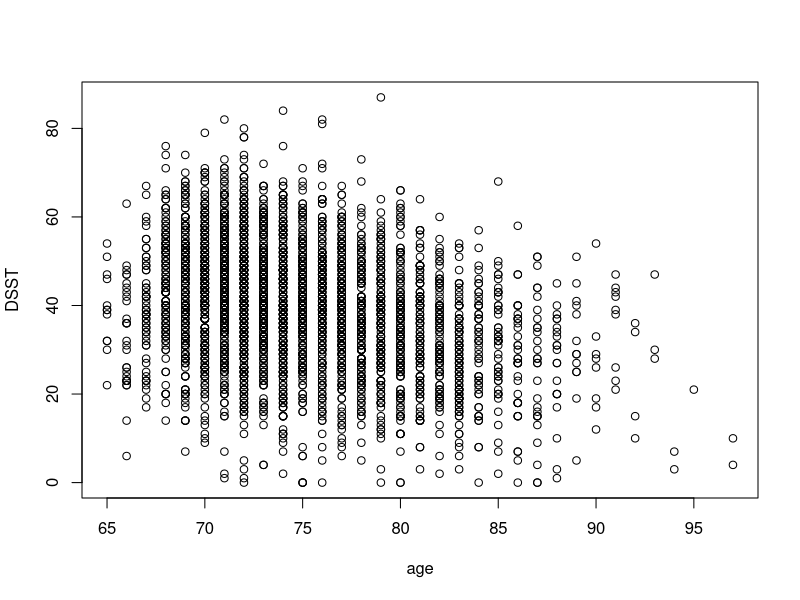
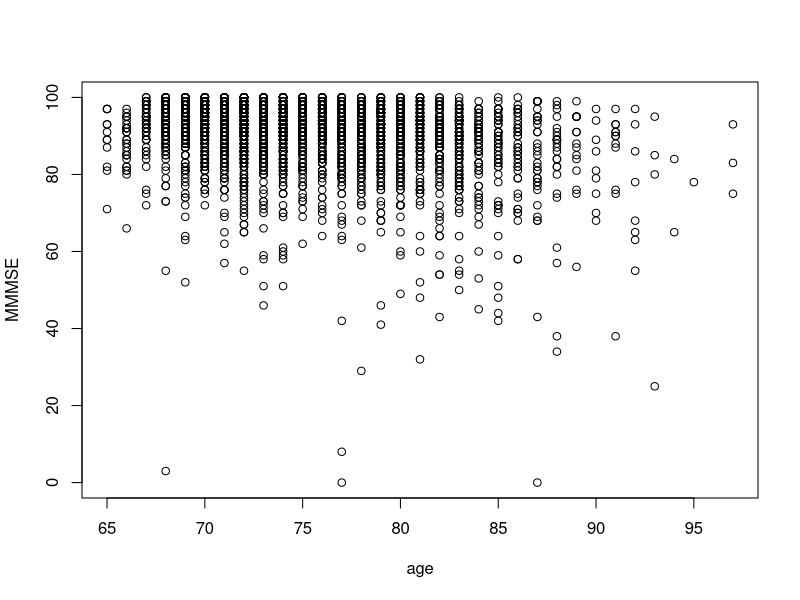
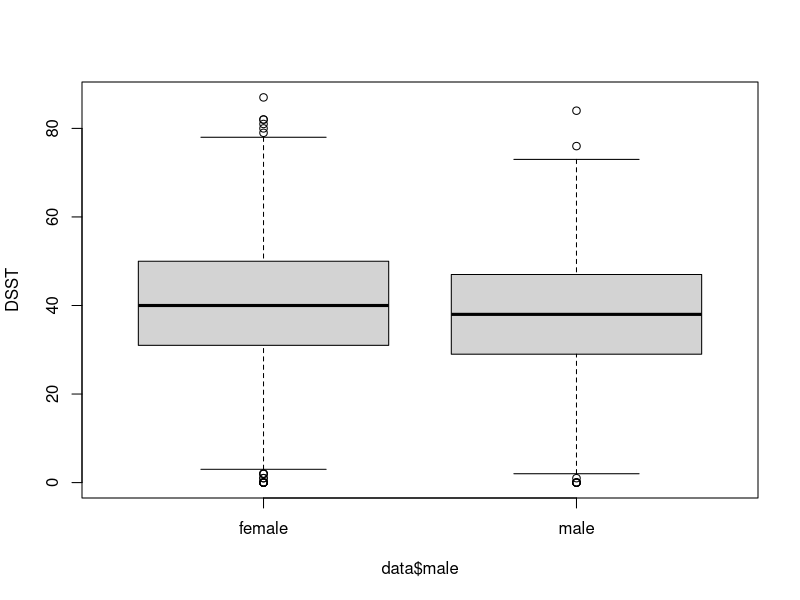
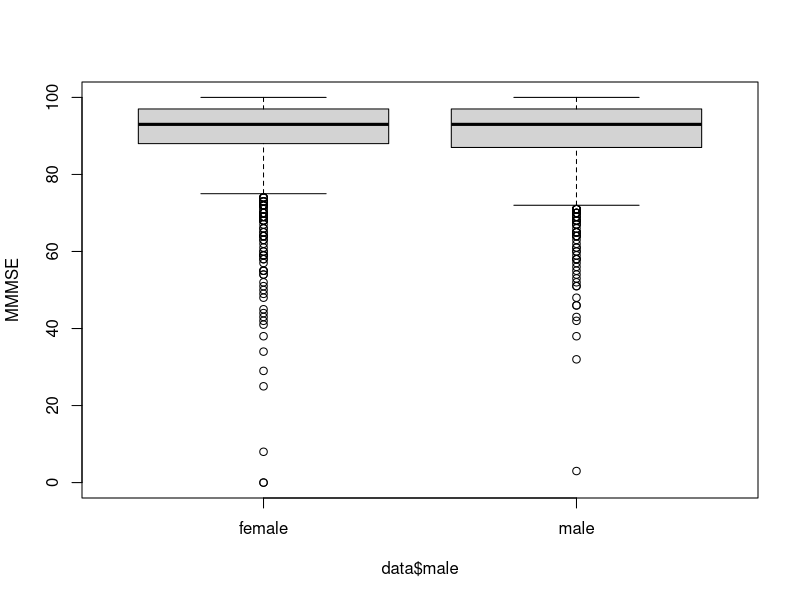
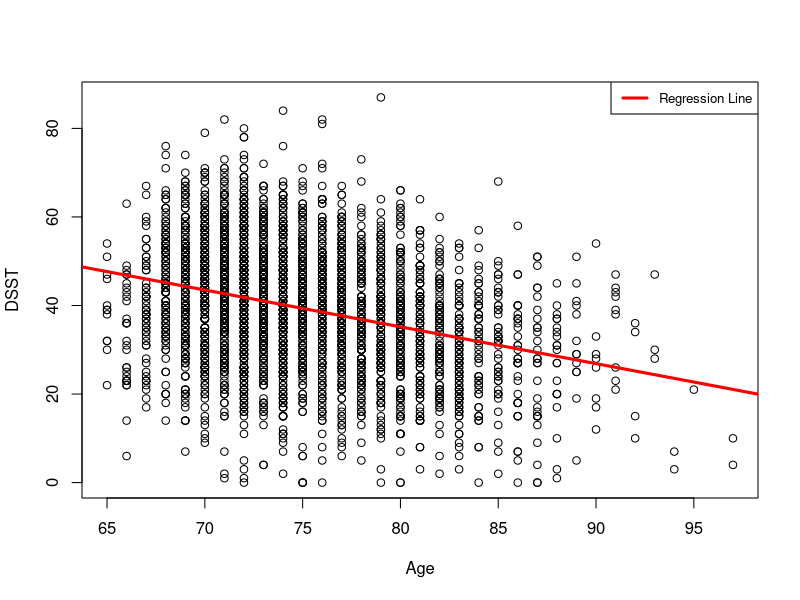

These charts were generated, in order, by the following R code:
## ---- chunk 1
data <-read.csv("data/dsst.txt", sep="")#read in data
summary(data$dsst)
#summarizedsst
summary(data$mmmse)
summary(data$age)
table(data$male)#number of males (0=female, 1=male)

## ---- chunk 2
#scatterplot
plot(data$age,data$dsst,xlab="age",ylab="DSST")
plot(data$age,data$mmmse,xlab="age",ylab="MMMSE")
#boxplots
boxplot(data$dsst~data$male,names=c("female","male"),ylab="DSST")
boxplot(data$mmmse~data$male,names=c("female","male"),ylab="MMMSE")
## ---- chunk 3
mod1 <-lm(dsst~age, data=data)
summary(mod1)
## ---- chunk 4

confint.default(mod1)
## ---- chunk 5
#plots regression line on top of scatter plot
plot(data$age, data$dsst, xlab="Age", ylab="DSST")
abline(mod1, lwd=3, col="red")
legend("topright",c("Regression Line"),lwd=3, col="red", cex=0.8)
## ---- chunk 6
mod2 <-lm(dsst~male,data=data)
summary(mod2)
## ---- chunk 7
t.test(data$dsst[data$male==1],data$dsst[data$male==0])
